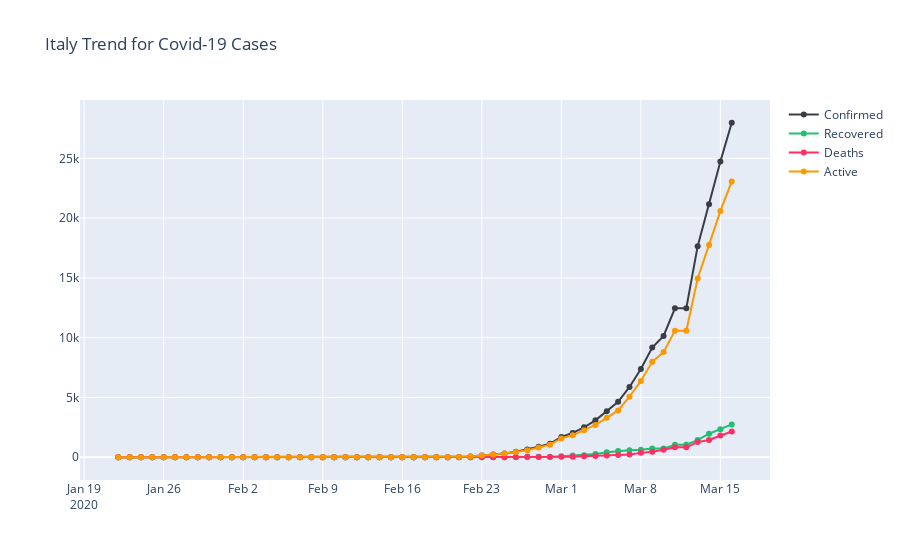

Notebook code for this chart:
### Markdown cell above
### Can we see the trends for some European Countries in the Covid-19 outbreak?

### Code cell
is_italy = df_master['Country'] == 'Italy'
temp = df_master[is_italy].groupby('Date')['Confirmed','Recovered','Deaths','Active'].sum().reset_index()
fig = go.Figure()
trace1 = go.Scatter(x=temp['Date'],
                    y=temp['Confirmed'],
                    mode='lines+markers',
                    name='Confirmed',
                    marker=dict(color=cnf,))

trace2 = go.Scatter(x=temp['Date'],
                    y=temp['Recovered'],
                    mode='lines+markers',
                    name='Recovered',
                    marker=dict(color=rec,))

trace3 = go.Scatter(x=temp['Date'],
                    y=temp['Deaths'],
                    mode='lines+markers',
                    name='Deaths',
                    marker=dict(color=dth,))

trace4 = go.Scatter(x=temp['Date'],
                    y=temp['Active'],
                    mode='lines+markers',
                    name='Active',
                    marker=dict(color=act,))

fig.add_trace(trace1)
fig.add_trace(trace2)
fig.add_trace(trace3)
fig.add_trace(trace4)
fig.update_layout(title='Italy Trend for Covid-19 Cases')
fig.show()
